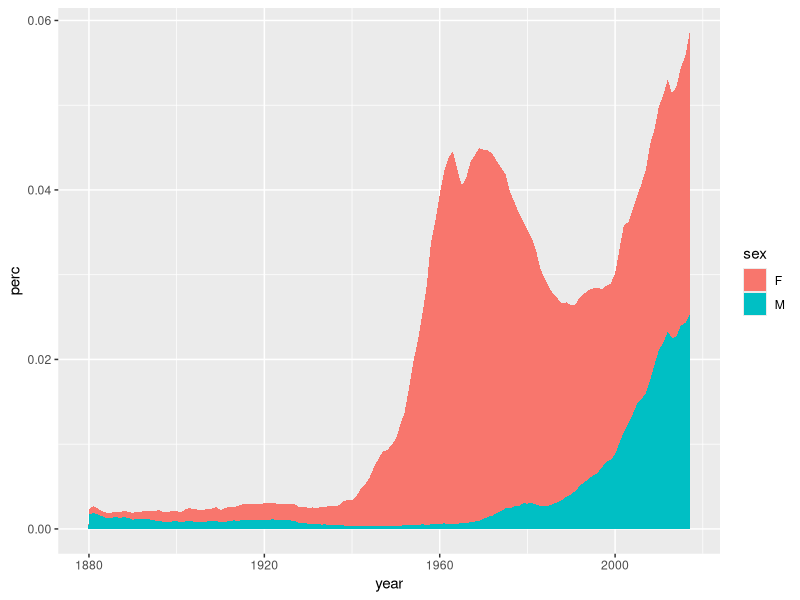
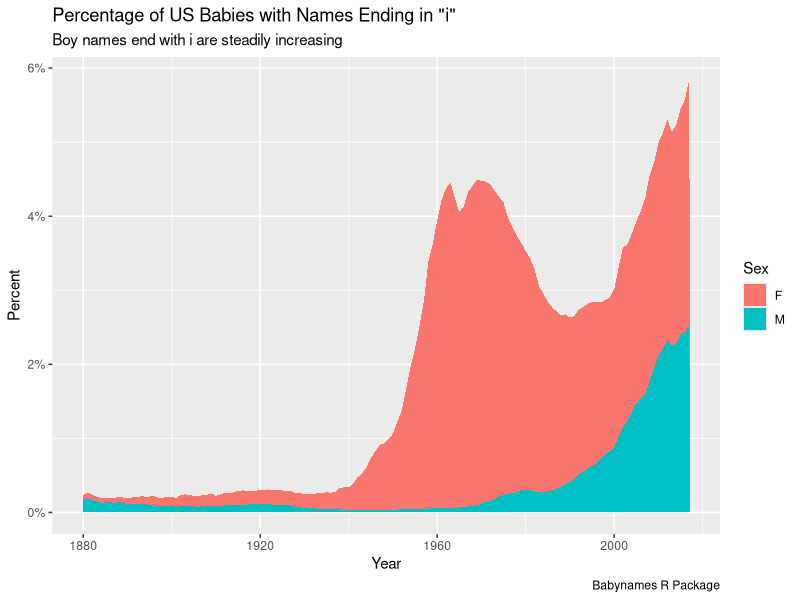

Write the R code that produced these figures, in order.
## ---- chunk 1
#| echo: false
#| message: false

library(tidyverse)
## ---- chunk 2
x <- read_csv(file = "data/i_names.csv", show_col_types = FALSE)
## ---- chunk 3
x |> 
  summarise(perc = sum(prop), .by = c(year, sex)) |> 
  ggplot(aes(x = year, y = perc, fill = sex)) +
    geom_area()
## ---- chunk 4
x |> 
  summarise(perc = sum(prop), .by = c(year, sex)) |> 
  ggplot(aes(x = year, y = perc, fill = sex)) +
    geom_area() +
    scale_y_continuous(labels = scales::percent_format()) +
    labs(title = 'Percentage of US Babies with Names Ending in "i"',
         subtitle = "Boy names end with i are steadily increasing",
         x = "Year",
         y = "Percent",
         caption = "Babynames R Package",
         fill = "Sex") 
  
